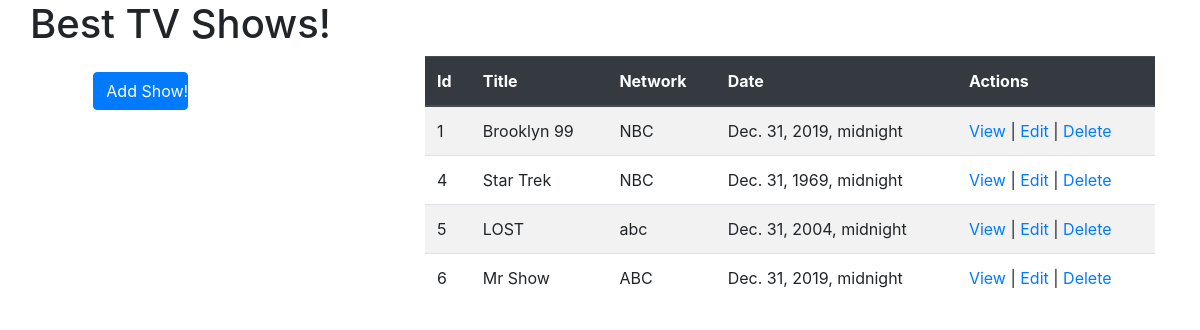
The page / on the database its author committed.
### Semi_App/models.py (models this page shows)
class Shows(models.Model):
    show_title = models.CharField(max_length=45)
    network = models.CharField(max_length=45)
    date = models.DateTimeField()
    description = models.TextField()

### Semi_App/views.py (the view)
# urls.py: path('', views.listShows),
def listShows(request):
    context = {
        "list_of_things": Shows.objects.all()
    }
    return render(request, 'shows.html', context)

### Semi_App/templates/shows.html (shortened to what this page needs)
<!DOCTYPE html>
<html lang="en">
<head>
<link rel="stylesheet" href="https://stackpath.bootstrapcdn.com/bootstrap/4.4.1/css/bootstrap.min.css">
</head>
<body>
<div class="container">
    <div class="row">
        <h1>Best TV Shows!</h1>
    </div>
    <div class="row">
        <div class="col-12 col-md-4">
            <form action="/new">
                <div class="form-group row" action='/new'>
                    <div class="col-4 col-md-2"></div>
                    <input type="submit" class="col-4 col-md-3 btn btn-primary" value="Add Show!">
                </div>
            </form>
        </div>
        <div class="col-12 col-md-8">
            <table class="table table-striped">
                <thead class="thead-dark">
                    <tr>
                        <th>Id</th>
                        <th>Title</th>
                        <th>Network</th>
                        <th>Date</th>
                        <th>Actions</th>
                    </tr>
                </thead>
                <tbody>
                    {% for show in list_of_things %}
                    <tr>
                        <td>{{show.id}}</td>
                        <td>{{show.show_title}}</td>
                        <td>{{show.network}}</td>
                        <td>{{show.date}}</td>
                        <td> <a href="/view/{{show.id}}">View</a> | <a href="/edit/{{show.id}}">Edit </a> | <a href="/delete/{{show.id}}">Delete</a></td>
                    </tr>
                    {% endfor %}
                </tbody>
            </table>
        </div>
    </div>
</div>
</body>
</html>

### rows shown on the page
Shows: id "1", show_title "Brooklyn 99", network "NBC", date "Dec. 31, 2019, midnight"
Shows: id "4", show_title "Star Trek", network "NBC", date "Dec. 31, 1969, midnight"
Shows: id "5", show_title "LOST", network "abc", date "Dec. 31, 2004, midnight"
Shows: id "6", show_title "Mr Show", network "ABC", date "Dec. 31, 2019, midnight"
